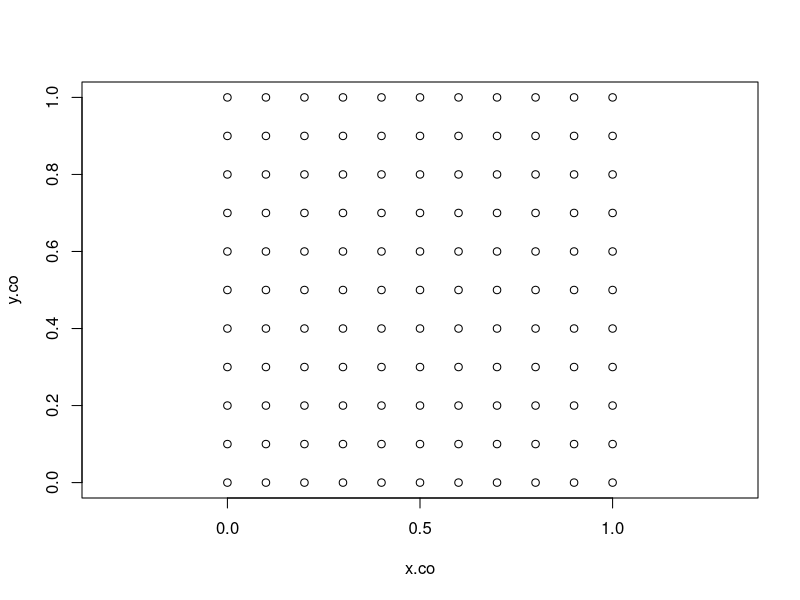
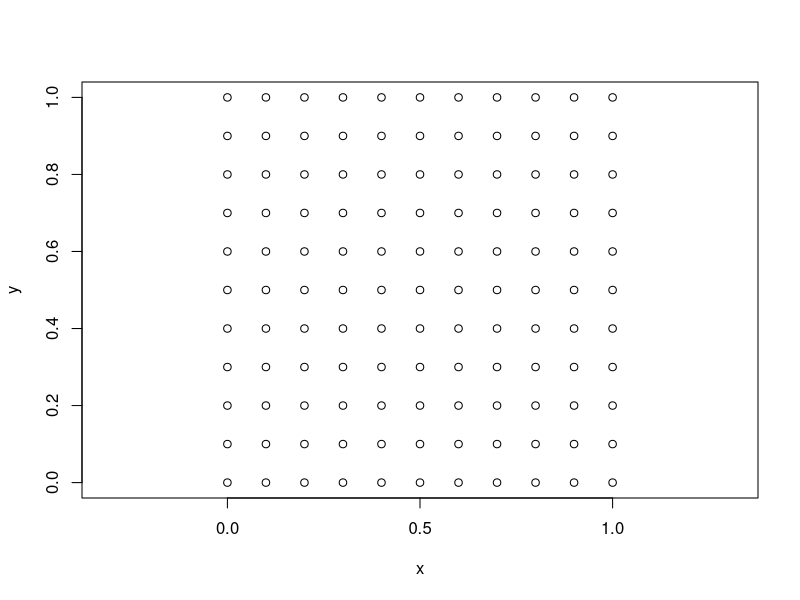
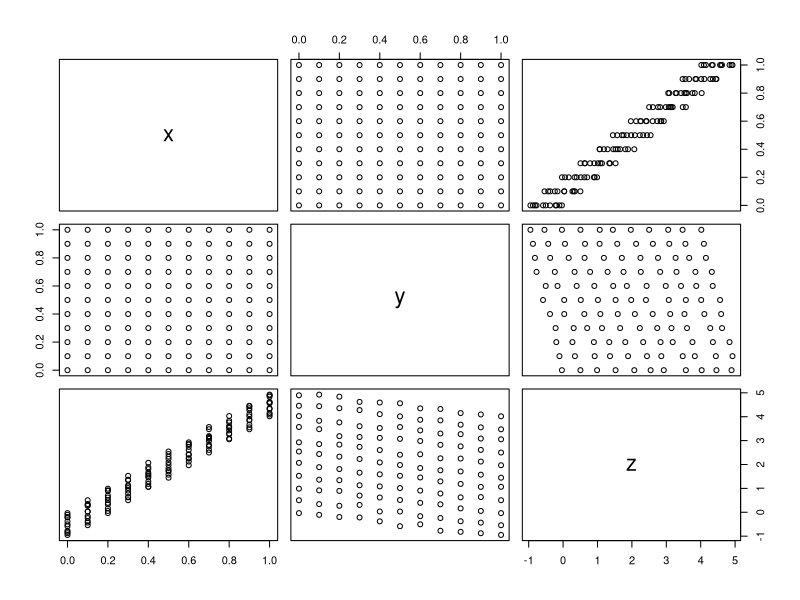
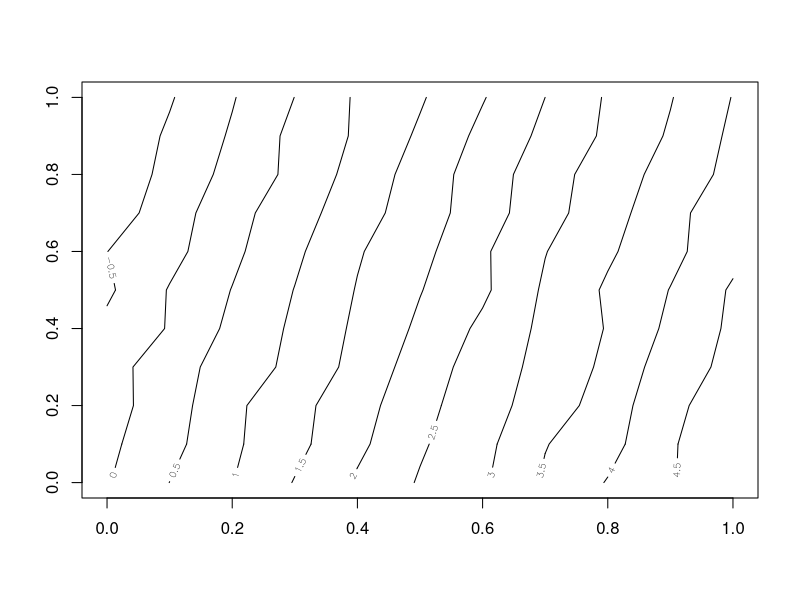
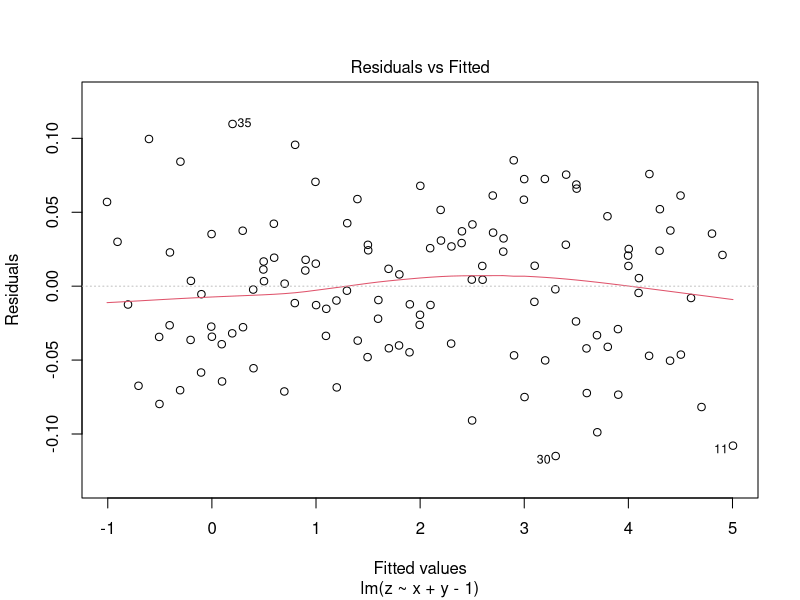
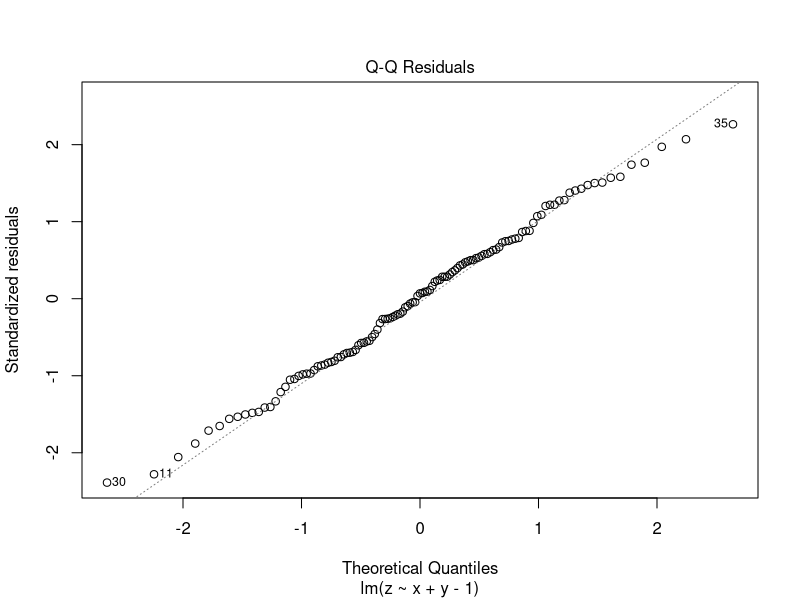
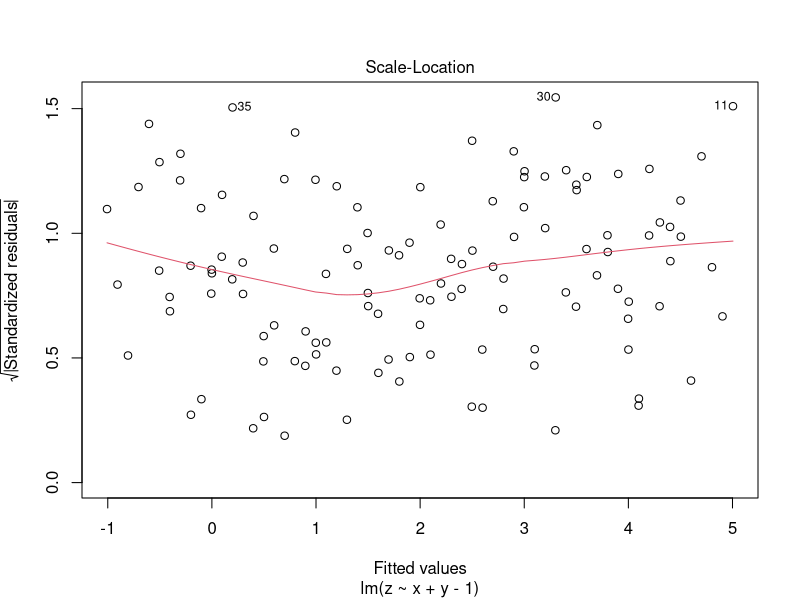
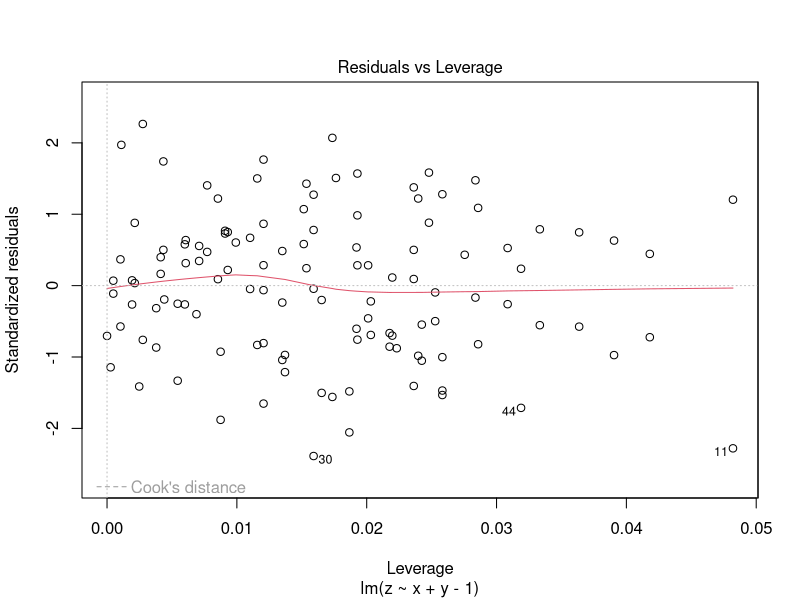

The R script that drew these images, in order:
## Simple linear spatial regression
## Grid creation
x.co <- rep(seq(0,1,0.1),11)
y.co <- rep(seq(0,1,0.1),length = 121, each=11)
plot(x.co,y.co, asp=T)

surf.df <- data.frame(x=x.co, y=y.co)
plot(surf.df, asp=TRUE)

surf.df$z <- 5*surf.df$x - surf.df$y + rnorm(121,sd=0.05)
plot(surf.df) # scatter plot matrix

## Contour plot
surf.mat <- matrix(surf.df$z, nrow=11)
contour(seq(0,1,0.1), seq(0,1,0.1), surf.mat)

surf.lm <- lm(z ~ x + y - 1, data = surf.df)
summary(surf.lm)
plot(surf.lm)

surf.lm <- lm(z ~ x + y +I(x^2) + I(y^2) - 1, data = surf.df)

library(MASS)
data(topo)
## overview of dataset
head(topo)
plot(topo$x, topo$y, asp=T)
library(spatial)

topo.ls <- surf.ls(2, topo)
trsurf <- trmat(topo.ls,0,6.5,0,6.5,50)
# Plot result
eqscplot(trsurf, typ="n")
contour(trsurf, add=T)
points(topo)
text(topo, lab=topo$z,adj=c(0,1))

topo.loess <- loess(z ~ x * y, topo, span=0.25, normalize = F)
topo.ma <- list(x=seq(0,6.5,0.1),y=seq(0,6.5,0.1))
topo.lo <- predict(topo.loess, expand.grid(topo.ma), se=T)
eqscplot(topo.ma, typ="n")
contour(topo.ma$x, topo.ma$y, topo.lo$fit, add=T)

eqscplot(topo.ma, typ="n")
contour(topo.ma$x, topo.ma$y, topo.lo$se.fit, levels = seq(5,25,2), add=T)
points(topo)
